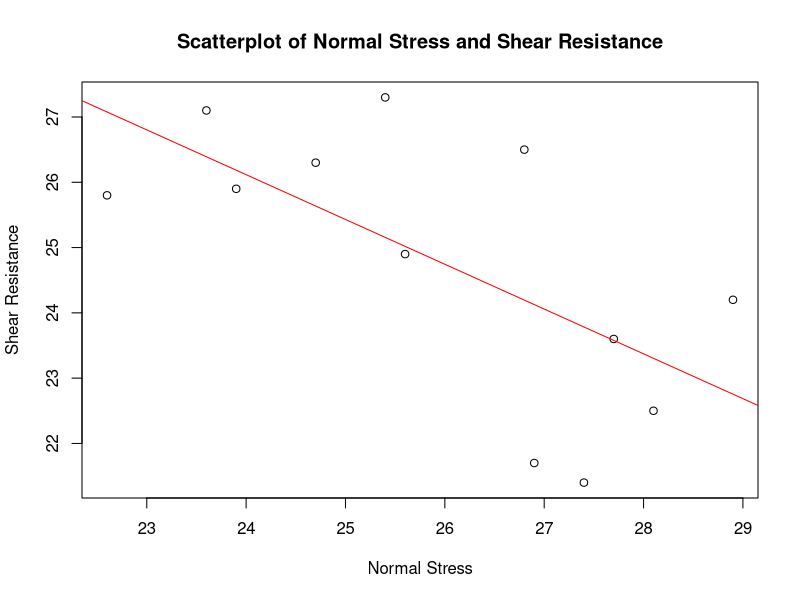
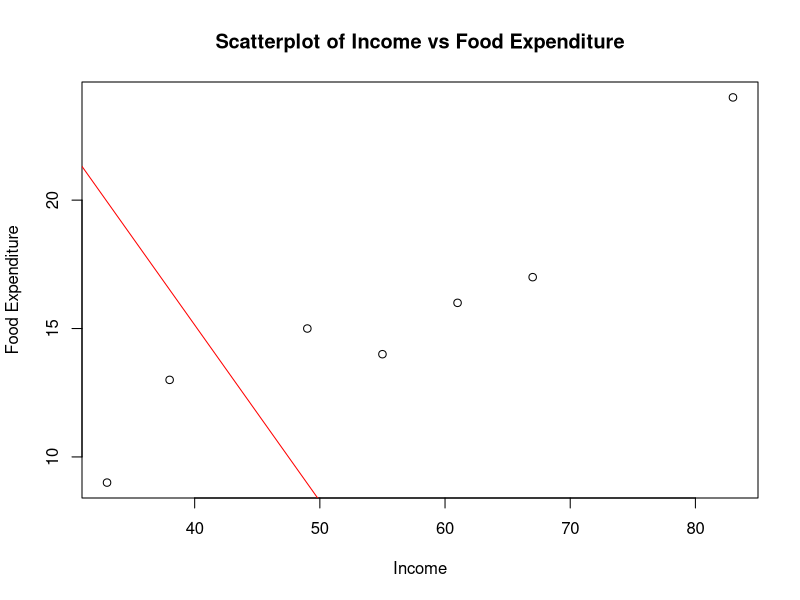

Generate these figures, in order, with R:
#1) In a certain type of metal test specimen, the normal stress on a specimen is known to be 
#functionally related to the shear resistance. The following is a set of coded experimental data on the two variables:
#a) Estimate the shear resistance for a normal stress of 24.5.
#b) Plot the data; does it appear that a simple linear regression will be a suitable model?

#Method 1: Using regression correlation coefficients.
normal_stress <- c(26.8, 25.4, 28.9, 23.6, 27.7, 23.9, 24.7, 28.1, 26.9, 27.4, 22.6, 25.6)
shear_resistance <- c(26.5, 27.3, 24.2, 27.1, 23.6, 25.9, 26.3, 22.5, 21.7, 21.4, 25.8, 24.9)

mean_normal_stress <- mean(normal_stress)
sd_normal_stress <- sd(normal_stress)
mean_shear_resistance <- mean(shear_resistance)
sd_shear_resistance <- sd(shear_resistance)

r <- cor(normal_stress, shear_resistance)

b1 <- r * (sd_shear_resistance / sd_normal_stress)
b0 <- mean_shear_resistance - b1 * mean_normal_stress

normal_stress_new <- 24.5
shear_resistance_new <- b0 + b1 * normal_stress_new
cat("Y intercept is: ", b0, " and Slope of r is: ", b1, "\n")
cat("Estimated shear resistance for a normal stress of ", normal_stress_new, " is ", shear_resistance_new, "\n")

plot(normal_stress, shear_resistance, xlab="Normal Stress", ylab="Shear Resistance", main="Scatterplot of Normal Stress and Shear Resistance")

abline(b0, b1, col="red")

model <- lm(shear_resistance ~ normal_stress)
summary(model)

#Method 2: Using Linear Model Fitting

df = data.frame(x = normal_stress, y = shear_resistance)

linear_model = lm(y ~ x, data = df)

print(linear_model)
summary(linear_model)

# 2) The data on incomes and food expenditures of the seven households given in the following table
#Obtain the true regression line equation. If income of a household is 59 then what will be the expected food expenditure?

# Method 1:

income <- c(55, 83, 38, 61, 33, 49, 67)
food_expenditure <- c(14, 24, 13, 16, 9, 15, 17)

mean_income <- mean(income)
sd_income <- sd(income)
mean_food_expenditure <- mean(food_expenditure)
sd_food_expenditure <- sd(food_expenditure)

r <- cor(income, food_expenditure)

b1 <- r * (sd_food_expenditure / sd_income)
b0 <- mean_food_expenditure - b1 * mean_income

cat("Y intercept is: ", b0, " and Slope of r is: ", b1, "\n")

income_new <- 59
food_expenditure_new <- b0 + b1 * income_new
cat("Expected food expenditure for an income of ", income_new, " is ", food_expenditure_new, "\n")

plot(income, food_expenditure, xlab="Income", ylab="Food Expenditure", main="Scatterplot of Income vs Food Expenditure")
abline(model, col = "red")

model <- lm(food_expenditure ~ income)
summary(model)

#Method 2: Using Linear Model Fitting

df = data.frame(x = income, y = food_expenditure)

linear_model = lm(y ~ x, data = df)

print(linear_model)
summary(linear_model)